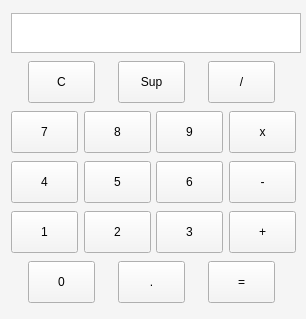
<?xml version="1.0" encoding="UTF-8"?>
<ui version="4.0">
 <class>MainWindow</class>
 <widget class="QMainWindow" name="MainWindow">
  <property name="enabled">
   <bool>true</bool>
  </property>
  <property name="geometry">
   <rect>
    <x>0</x>
    <y>0</y>
    <width>306</width>
    <height>319</height>
   </rect>
  </property>
  <property name="sizePolicy">
   <sizepolicy hsizetype="Fixed" vsizetype="Fixed">
    <horstretch>0</horstretch>
    <verstretch>0</verstretch>
   </sizepolicy>
  </property>
  <property name="minimumSize">
   <size>
    <width>306</width>
    <height>319</height>
   </size>
  </property>
  <property name="maximumSize">
   <size>
    <width>16777215</width>
    <height>16777215</height>
   </size>
  </property>
  <property name="windowTitle">
   <string>Calculator</string>
  </property>
  <property name="styleSheet">
   <string notr="true">background-color: #f5f5f5;
color: rgb(0, 0, 0);
</string>
  </property>
  <widget class="QWidget" name="centralWidget">
   <property name="sizePolicy">
    <sizepolicy hsizetype="Fixed" vsizetype="Fixed">
     <horstretch>0</horstretch>
     <verstretch>0</verstretch>
    </sizepolicy>
   </property>
   <property name="styleSheet">
    <string notr="true">QPushButton {
min-width: 65;
min-height: 40;
max-width: 65;
max-height: 40;
}</string>
   </property>
   <layout class="QVBoxLayout" name="verticalLayout">
    <item>
     <widget class="QLabel" name="displayPanel">
      <property name="minimumSize">
       <size>
        <width>290</width>
        <height>40</height>
       </size>
      </property>
      <property name="maximumSize">
       <size>
        <width>16777215</width>
        <height>40</height>
       </size>
      </property>
      <property name="font">
       <font>
        <family>Open Sans</family>
        <pointsize>20</pointsize>
        <weight>50</weight>
        <italic>false</italic>
        <bold>false</bold>
        <kerning>true</kerning>
       </font>
      </property>
      <property name="layoutDirection">
       <enum>Qt::LeftToRight</enum>
      </property>
      <property name="styleSheet">
       <string notr="true">border: 1 solid #b8b8b8;
background-color: #fff;</string>
      </property>
      <property name="text">
       <string/>
      </property>
      <property name="scaledContents">
       <bool>true</bool>
      </property>
      <property name="alignment">
       <set>Qt::AlignRight|Qt::AlignTrailing|Qt::AlignVCenter</set>
      </property>
      <property name="wordWrap">
       <bool>true</bool>
      </property>
      <property name="textInteractionFlags">
       <set>Qt::TextSelectableByKeyboard|Qt::TextSelectableByMouse</set>
      </property>
     </widget>
    </item>
    <item>
     <layout class="QHBoxLayout" name="horizontalLayout_5">
      <item>
       <widget class="QPushButton" name="actionClear">
        <property name="palette">
         <palette>
          <active>
           <colorrole role="WindowText">
            <brush brushstyle="SolidPattern">
             <color alpha="255">
              <red>0</red>
              <green>0</green>
              <blue>0</blue>
             </color>
            </brush>
           </colorrole>
           <colorrole role="Button">
            <brush brushstyle="SolidPattern">
             <color alpha="255">
              <red>245</red>
              <green>245</green>
              <blue>245</blue>
             </color>
            </brush>
           </colorrole>
           <colorrole role="Text">
            <brush brushstyle="SolidPattern">
             <color alpha="255">
              <red>0</red>
              <green>0</green>
              <blue>0</blue>
             </color>
            </brush>
           </colorrole>
           <colorrole role="ButtonText">
            <brush brushstyle="SolidPattern">
             <color alpha="255">
              <red>0</red>
              <green>0</green>
              <blue>0</blue>
             </color>
            </brush>
           </colorrole>
           <colorrole role="Base">
            <brush brushstyle="SolidPattern">
             <color alpha="255">
              <red>245</red>
              <green>245</green>
              <blue>245</blue>
             </color>
            </brush>
           </colorrole>
           <colorrole role="Window">
            <brush brushstyle="SolidPattern">
             <color alpha="255">
              <red>245</red>
              <green>245</green>
              <blue>245</blue>
             </color>
            </brush>
           </colorrole>
           <colorrole role="PlaceholderText">
            <brush brushstyle="NoBrush">
             <color alpha="128">
              <red>0</red>
              <green>0</green>
              <blue>0</blue>
             </color>
            </brush>
           </colorrole>
          </active>
          <inactive>
           <colorrole role="WindowText">
            <brush brushstyle="SolidPattern">
             <color alpha="255">
              <red>0</red>
              <green>0</green>
              <blue>0</blue>
             </color>
            </brush>
           </colorrole>
           <colorrole role="Button">
            <brush brushstyle="SolidPattern">
             <color alpha="255">
              <red>245</red>
              <green>245</green>
              <blue>245</blue>
             </color>
            </brush>
           </colorrole>
           <colorrole role="Text">
            <brush brushstyle="SolidPattern">
             <color alpha="255">
              <red>0</red>
              <green>0</green>
              <blue>0</blue>
             </color>
            </brush>
           </colorrole>
           <colorrole role="ButtonText">
            <brush brushstyle="SolidPattern">
             <color alpha="255">
              <red>0</red>
              <green>0</green>
              <blue>0</blue>
             </color>
            </brush>
           </colorrole>
           <colorrole role="Base">
            <brush brushstyle="SolidPattern">
             <color alpha="255">
              <red>245</red>
              <green>245</green>
              <blue>245</blue>
             </color>
            </brush>
           </colorrole>
           <colorrole role="Window">
            <brush brushstyle="SolidPattern">
             <color alpha="255">
              <red>245</red>
              <green>245</green>
              <blue>245</blue>
             </color>
            </brush>
           </colorrole>
           <colorrole role="PlaceholderText">
            <brush brushstyle="NoBrush">
             <color alpha="128">
              <red>0</red>
              <green>0</green>
              <blue>0</blue>
             </color>
            </brush>
           </colorrole>
          </inactive>
          <disabled>
           <colorrole role="WindowText">
            <brush brushstyle="SolidPattern">
             <color alpha="255">
              <red>0</red>
              <green>0</green>
              <blue>0</blue>
             </color>
            </brush>
           </colorrole>
           <colorrole role="Button">
            <brush brushstyle="SolidPattern">
             <color alpha="255">
              <red>245</red>
              <green>245</green>
              <blue>245</blue>
             </color>
            </brush>
           </colorrole>
           <colorrole role="Text">
            <brush brushstyle="SolidPattern">
             <color alpha="255">
              <red>0</red>
              <green>0</green>
              <blue>0</blue>
             </color>
            </brush>
           </colorrole>
           <colorrole role="ButtonText">
            <brush brushstyle="SolidPattern">
             <color alpha="255">
              <red>0</red>
              <green>0</green>
              <blue>0</blue>
             </color>
            </brush>
           </colorrole>
           <colorrole role="Base">
            <brush brushstyle="SolidPattern">
             <color alpha="255">
              <red>245</red>
              <green>245</green>
              <blue>245</blue>
             </color>
            </brush>
           </colorrole>
           <colorrole role="Window">
            <brush brushstyle="SolidPattern">
             <color alpha="255">
              <red>245</red>
              <green>245</green>
              <blue>245</blue>
             </color>
            </brush>
           </colorrole>
           <colorrole role="PlaceholderText">
            <brush brushstyle="NoBrush">
             <color alpha="128">
              <red>0</red>
              <green>0</green>
              <blue>0</blue>
             </color>
            </brush>
           </colorrole>
          </disabled>
         </palette>
        </property>
        <property name="styleSheet">
         <string notr="true"/>
        </property>
        <property name="text">
         <string>C</string>
        </property>
       </widget>
      </item>
      <item>
       <widget class="QPushButton" name="actionDel">
        <property name="text">
         <string>Sup</string>
        </property>
       </widget>
      </item>
      <item>
       <widget class="QPushButton" name="actionDiv">
        <property name="text">
         <string>/</string>
        </property>
        <attribute name="buttonGroup">
         <string notr="true">actionGroup</string>
        </attribute>
       </widget>
      </item>
     </layout>
    </item>
    <item>
     <layout class="QHBoxLayout" name="horizontalLayout_3">
      <item>
       <widget class="QPushButton" name="num7">
        <property name="text">
         <string>7</string>
        </property>
        <attribute name="buttonGroup">
         <string notr="true">numberGroup</string>
        </attribute>
       </widget>
      </item>
      <item>
       <widget class="QPushButton" name="num8">
        <property name="sizePolicy">
         <sizepolicy hsizetype="Fixed" vsizetype="Fixed">
          <horstretch>0</horstretch>
          <verstretch>0</verstretch>
         </sizepolicy>
        </property>
        <property name="text">
         <string>8</string>
        </property>
        <attribute name="buttonGroup">
         <string notr="true">numberGroup</string>
        </attribute>
       </widget>
      </item>
      <item>
       <widget class="QPushButton" name="num9">
        <property name="text">
         <string>9</string>
        </property>
        <attribute name="buttonGroup">
         <string notr="true">numberGroup</string>
        </attribute>
       </widget>
      </item>
      <item>
       <widget class="QPushButton" name="actionMul">
        <property name="text">
         <string>x</string>
        </property>
        <attribute name="buttonGroup">
         <string notr="true">actionGroup</string>
        </attribute>
       </widget>
      </item>
     </layout>
    </item>
    <item>
     <layout class="QHBoxLayout" name="horizontalLayout_2">
      <item>
       <widget class="QPushButton" name="num4">
        <property name="text">
         <string>4</string>
        </property>
        <attribute name="buttonGroup">
         <string notr="true">numberGroup</string>
        </attribute>
       </widget>
      </item>
      <item>
       <widget class="QPushButton" name="num5">
        <property name="text">
         <string>5</string>
        </property>
        <attribute name="buttonGroup">
         <string notr="true">numberGroup</string>
        </attribute>
       </widget>
      </item>
      <item>
       <widget class="QPushButton" name="num6">
        <property name="text">
         <string>6</string>
        </property>
        <attribute name="buttonGroup">
         <string notr="true">numberGroup</string>
        </attribute>
       </widget>
      </item>
      <item>
       <widget class="QPushButton" name="actionMinus">
        <property name="text">
         <string>-</string>
        </property>
        <attribute name="buttonGroup">
         <string notr="true">actionGroup</string>
        </attribute>
       </widget>
      </item>
     </layout>
    </item>
    <item>
     <layout class="QHBoxLayout" name="horizontalLayout">
      <property name="bottomMargin">
       <number>0</number>
      </property>
      <item>
       <widget class="QPushButton" name="num1">
        <property name="sizePolicy">
         <sizepolicy hsizetype="Fixed" vsizetype="Fixed">
          <horstretch>0</horstretch>
          <verstretch>0</verstretch>
         </sizepolicy>
        </property>
        <property name="minimumSize">
         <size>
          <width>67</width>
          <height>42</height>
         </size>
        </property>
        <property name="maximumSize">
         <size>
          <width>67</width>
          <height>42</height>
         </size>
        </property>
        <property name="text">
         <string>1</string>
        </property>
        <attribute name="buttonGroup">
         <string notr="true">numberGroup</string>
        </attribute>
       </widget>
      </item>
      <item>
       <widget class="QPushButton" name="num2">
        <property name="sizePolicy">
         <sizepolicy hsizetype="Fixed" vsizetype="Fixed">
          <horstretch>0</horstretch>
          <verstretch>0</verstretch>
         </sizepolicy>
        </property>
        <property name="text">
         <string>2</string>
        </property>
        <attribute name="buttonGroup">
         <string notr="true">numberGroup</string>
        </attribute>
       </widget>
      </item>
      <item>
       <widget class="QPushButton" name="num3">
        <property name="sizePolicy">
         <sizepolicy hsizetype="Fixed" vsizetype="Fixed">
          <horstretch>0</horstretch>
          <verstretch>0</verstretch>
         </sizepolicy>
        </property>
        <property name="maximumSize">
         <size>
          <width>67</width>
          <height>42</height>
         </size>
        </property>
        <property name="text">
         <string>3</string>
        </property>
        <attribute name="buttonGroup">
         <string notr="true">numberGroup</string>
        </attribute>
       </widget>
      </item>
      <item>
       <widget class="QPushButton" name="actionPlus">
        <property name="text">
         <string>+</string>
        </property>
        <attribute name="buttonGroup">
         <string notr="true">actionGroup</string>
        </attribute>
       </widget>
      </item>
     </layout>
    </item>
    <item>
     <layout class="QHBoxLayout" name="horizontalLayout_4">
      <property name="rightMargin">
       <number>0</number>
      </property>
      <item>
       <widget class="QPushButton" name="num0">
        <property name="text">
         <string>0</string>
        </property>
        <attribute name="buttonGroup">
         <string notr="true">numberGroup</string>
        </attribute>
       </widget>
      </item>
      <item>
       <widget class="QPushButton" name="comma">
        <property name="text">
         <string>.</string>
        </property>
       </widget>
      </item>
      <item>
       <widget class="QPushButton" name="actionCalc">
        <property name="palette">
         <palette>
          <active>
           <colorrole role="WindowText">
            <brush brushstyle="SolidPattern">
             <color alpha="255">
              <red>0</red>
              <green>0</green>
              <blue>0</blue>
             </color>
            </brush>
           </colorrole>
           <colorrole role="Button">
            <brush brushstyle="SolidPattern">
             <color alpha="255">
              <red>245</red>
              <green>245</green>
              <blue>245</blue>
             </color>
            </brush>
           </colorrole>
           <colorrole role="Text">
            <brush brushstyle="SolidPattern">
             <color alpha="255">
              <red>0</red>
              <green>0</green>
              <blue>0</blue>
             </color>
            </brush>
           </colorrole>
           <colorrole role="ButtonText">
            <brush brushstyle="SolidPattern">
             <color alpha="255">
              <red>0</red>
              <green>0</green>
              <blue>0</blue>
             </color>
            </brush>
           </colorrole>
           <colorrole role="Base">
            <brush brushstyle="SolidPattern">
             <color alpha="255">
              <red>245</red>
              <green>245</green>
              <blue>245</blue>
             </color>
            </brush>
           </colorrole>
           <colorrole role="Window">
            <brush brushstyle="SolidPattern">
             <color alpha="255">
              <red>245</red>
              <green>245</green>
              <blue>245</blue>
             </color>
            </brush>
           </colorrole>
           <colorrole role="PlaceholderText">
            <brush brushstyle="NoBrush">
             <color alpha="128">
              <red>0</red>
              <green>0</green>
              <blue>0</blue>
             </color>
            </brush>
           </colorrole>
          </active>
          <inactive>
           <colorrole role="WindowText">
            <brush brushstyle="SolidPattern">
             <color alpha="255">
              <red>0</red>
              <green>0</green>
              <blue>0</blue>
             </color>
            </brush>
           </colorrole>
           <colorrole role="Button">
            <brush brushstyle="SolidPattern">
             <color alpha="255">
              <red>245</red>
              <green>245</green>
              <blue>245</blue>
             </color>
            </brush>
           </colorrole>
           <colorrole role="Text">
            <brush brushstyle="SolidPattern">
             <color alpha="255">
              <red>0</red>
              <green>0</green>
              <blue>0</blue>
             </color>
            </brush>
           </colorrole>
           <colorrole role="ButtonText">
            <brush brushstyle="SolidPattern">
             <color alpha="255">
              <red>0</red>
              <green>0</green>
              <blue>0</blue>
             </color>
            </brush>
           </colorrole>
           <colorrole role="Base">
            <brush brushstyle="SolidPattern">
             <color alpha="255">
              <red>245</red>
              <green>245</green>
              <blue>245</blue>
             </color>
            </brush>
           </colorrole>
           <colorrole role="Window">
            <brush brushstyle="SolidPattern">
             <color alpha="255">
              <red>245</red>
              <green>245</green>
              <blue>245</blue>
             </color>
            </brush>
           </colorrole>
           <colorrole role="PlaceholderText">
            <brush brushstyle="NoBrush">
             <color alpha="128">
              <red>0</red>
              <green>0</green>
              <blue>0</blue>
             </color>
            </brush>
           </colorrole>
          </inactive>
          <disabled>
           <colorrole role="WindowText">
            <brush brushstyle="SolidPattern">
             <color alpha="255">
              <red>0</red>
              <green>0</green>
              <blue>0</blue>
             </color>
            </brush>
           </colorrole>
           <colorrole role="Button">
            <brush brushstyle="SolidPattern">
             <color alpha="255">
              <red>245</red>
              <green>245</green>
              <blue>245</blue>
             </color>
            </brush>
           </colorrole>
           <colorrole role="Text">
            <brush brushstyle="SolidPattern">
             <color alpha="255">
              <red>0</red>
              <green>0</green>
              <blue>0</blue>
             </color>
            </brush>
           </colorrole>
           <colorrole role="ButtonText">
            <brush brushstyle="SolidPattern">
             <color alpha="255">
              <red>0</red>
              <green>0</green>
              <blue>0</blue>
             </color>
            </brush>
           </colorrole>
           <colorrole role="Base">
            <brush brushstyle="SolidPattern">
             <color alpha="255">
              <red>245</red>
              <green>245</green>
              <blue>245</blue>
             </color>
            </brush>
           </colorrole>
           <colorrole role="Window">
            <brush brushstyle="SolidPattern">
             <color alpha="255">
              <red>245</red>
              <green>245</green>
              <blue>245</blue>
             </color>
            </brush>
           </colorrole>
           <colorrole role="PlaceholderText">
            <brush brushstyle="NoBrush">
             <color alpha="128">
              <red>0</red>
              <green>0</green>
              <blue>0</blue>
             </color>
            </brush>
           </colorrole>
          </disabled>
         </palette>
        </property>
        <property name="styleSheet">
         <string notr="true"/>
        </property>
        <property name="text">
         <string>=</string>
        </property>
       </widget>
      </item>
     </layout>
    </item>
   </layout>
  </widget>
 </widget>
 <layoutdefault spacing="6" margin="11"/>
 <resources/>
 <connections/>
 <buttongroups>
  <buttongroup name="actionGroup"/>
  <buttongroup name="numberGroup"/>
 </buttongroups>
</ui>
